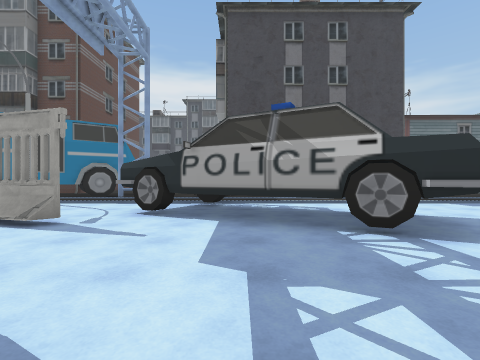
View 1 (above)

21 first-person views from a walk through a Unity game level. The camera is 1.3 m above the floor, looks level and sees 85° across. The floor is counted in squares, 2 m on a side. Each view is taken from the middle of a square. On the plan, view 1 faces up. The plan holds only what a view shows up to about 9 squares ahead; the rest is blank. The place goes on beyond the plan. The player is left out. Some surface patterns are stand-ins.

View 2
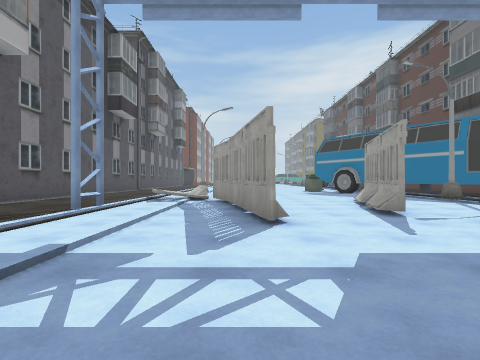

View 3
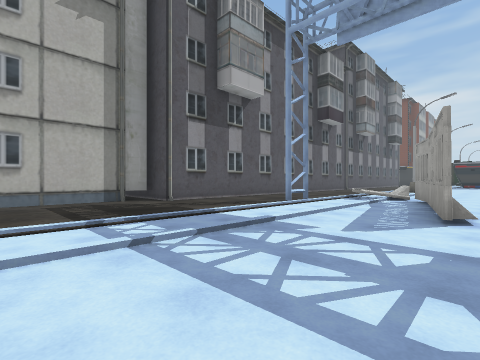

View 4
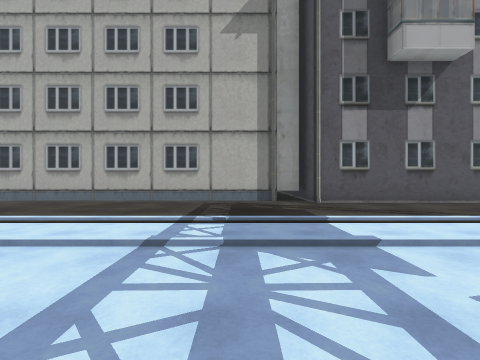

View 5
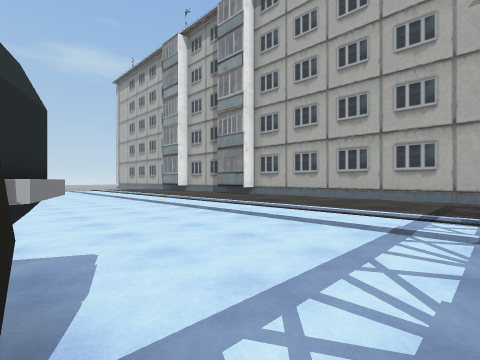

View 6
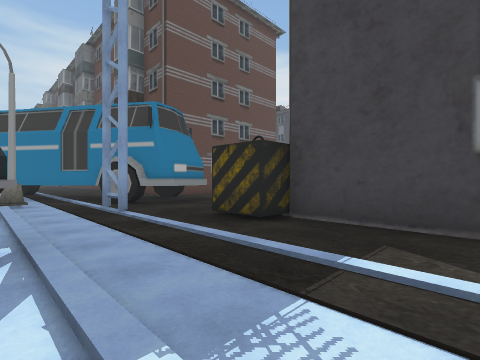

View 7
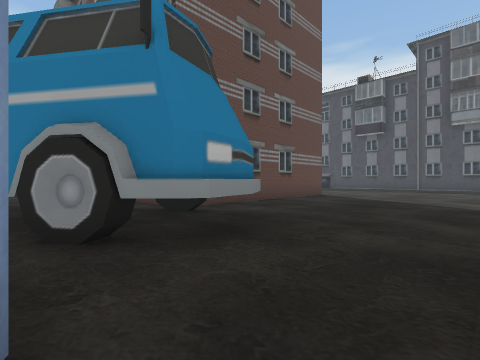

View 8
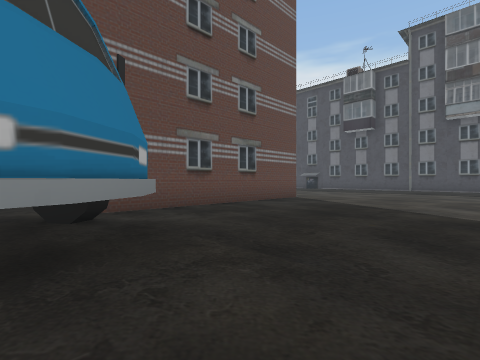

View 9
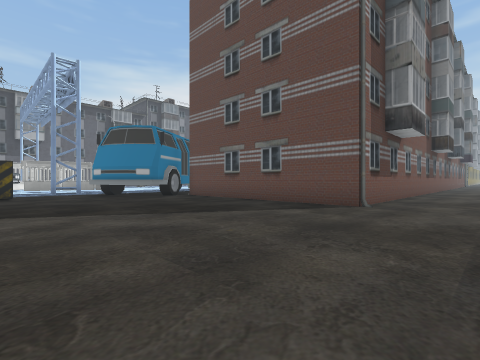

View 10
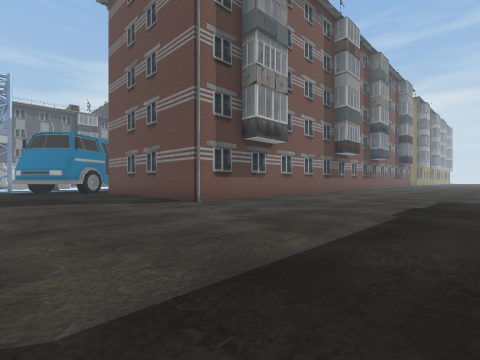

View 11
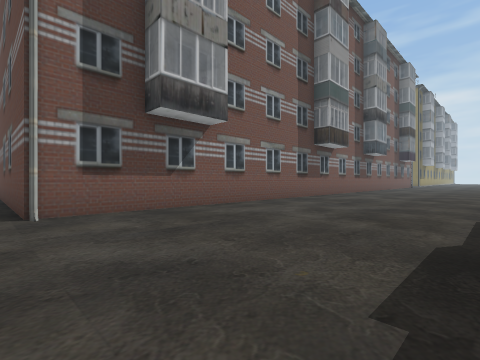

View 12
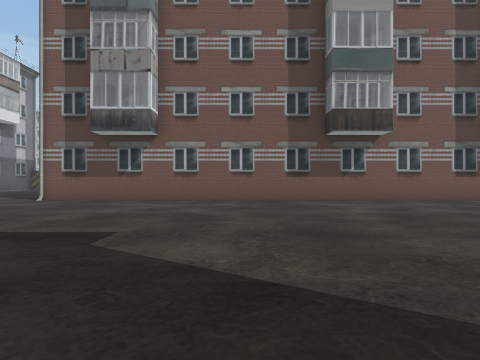

View 13
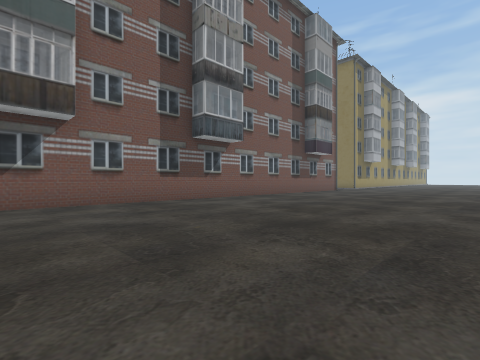

View 14
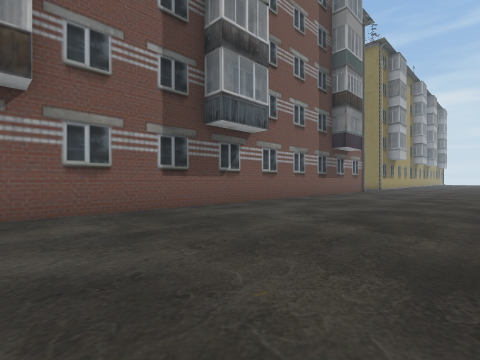

View 15
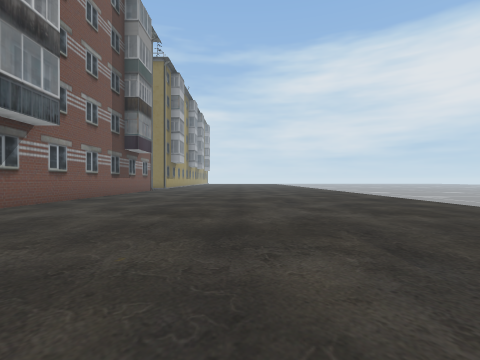

View 16
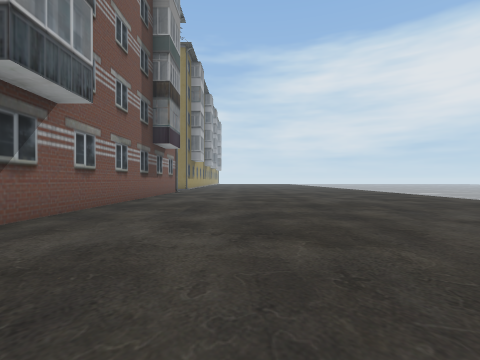

View 17
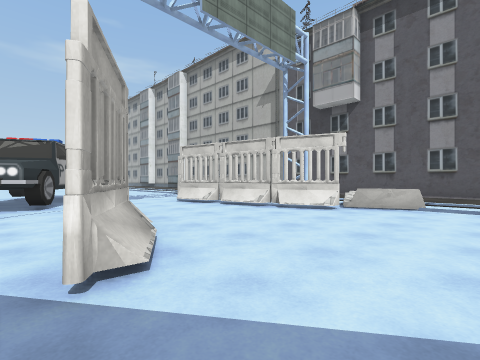

View 18
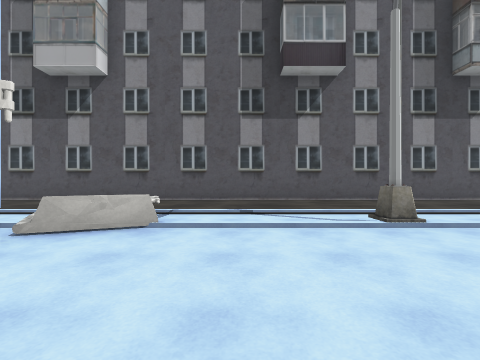

View 19
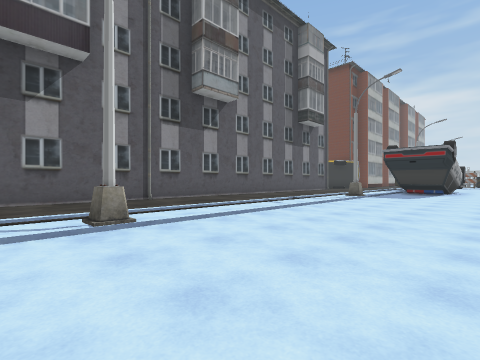

View 20
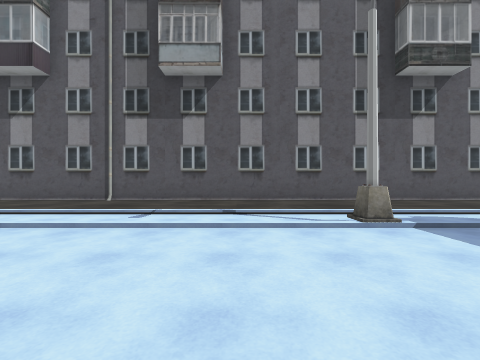

View 21
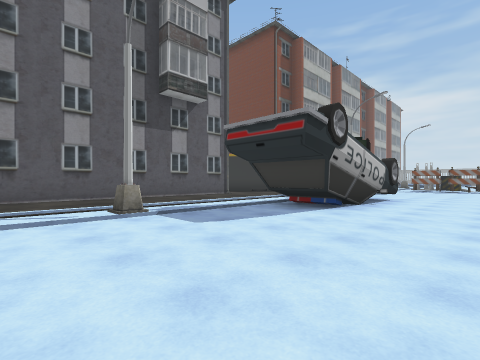

### Floor plan
Key: @ floor where view 1 was taken; # wall or solid block; . main floor; : floor 0.25 m higher than the main floor; + floor 0.5 m higher than the main floor; / step, stairs or slope; ^ raised ledge; P pole; B barrier; O other object.
Columns run from 27 left of view 1 to 9 right of it. Each row starts with its distance up from view 1.
 30 ......
 29 .......
 28 ........     .
 27 ........... ...
 26 .........................
 25 .........................
 24 .........................
 23 .........................
 22 ...........................
 21 ...........................
 20 ...........................
 19 ####################.......
 18                    #.......
 17                    #.......
 16                    #.......
 15                    #.......
 14                    #.......
 13                    #.......
 12                  ..####...
 11                  ..^  ^...O###
 10                      ##...O...
  9                     ^#.#:.....
  8                    #.P.........
  7                     ......#.... ..
  6                   .......##  .....
  5                   ..BBB..##^ # ..
  4 ..........        ....BBB..#^# .
  3 .............................##...
  2 .....................................
  1 #####.................BBBB...........
  0    ##...............BB.....@.........
 -1   .....P........P../+/...............
 -2   /////////////////////#/////////////
 -3    .................................
 -4    ................................
 -5   .................................
 -6  ###################################

Positions as (right, up) in squares from view 1, and headings:
1: (0, 0), facing up
2: (2, 1), facing left
3: (3, 2), facing down-left
4: (1, 2), facing down
5: (1, 3), facing down-right
6: (2, 7), facing up-left
7: (-2, 9), facing up-left
8: (-2, 11), facing up-left
9: (-1, 22), facing down-left
10: (-3, 26), facing down-left
11: (-7, 25), facing down-left
12: (-14, 28), facing down
13: (-17, 27), facing down-left
14: (-18, 25), facing down-left
15: (-17, 25), facing left
16: (-19, 23), facing left
17: (-9, 6), facing down-right
18: (-9, 3), facing down
19: (-10, 3), facing down-left
20: (-18, 3), facing down
21: (-18, 4), facing down-left
